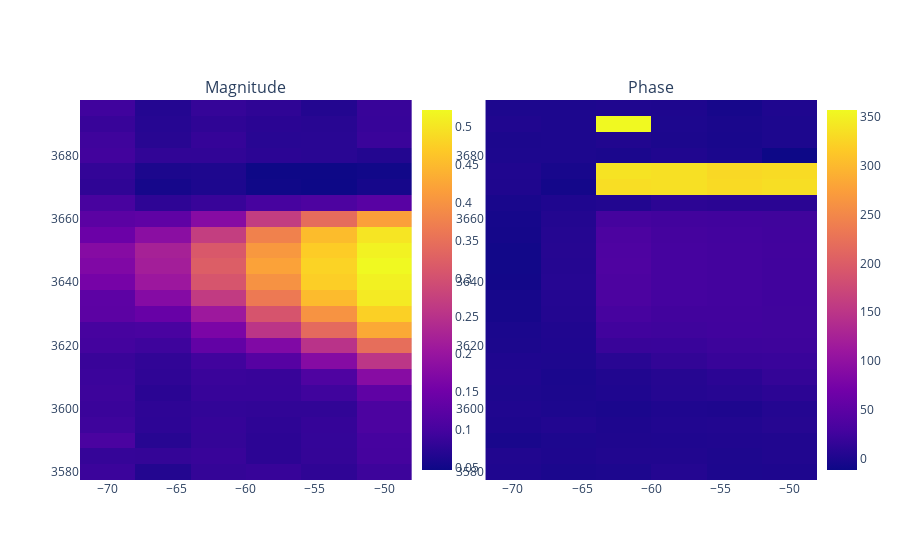

The notebook cell saved with this chart:
### Code cell
fig = make_subplots(rows=1, cols=2, subplot_titles=("Magnitude","Phase"))
fig.add_trace(go.Heatmap(x=lopower_array,y=qubitFreq_array,z=mags, colorbar=dict(x=.45,len=1)))
fig.add_trace(go.Heatmap(x=lopower_array,y=qubitFreq_array,z=phases, colorbar=dict(x=1,len=1)),row=1,col=2)
fig.show()

### Figure 1 — Plotly figure (JSON) as saved in the notebook; plotly's stock layout.template omitted (floating-point values rounded to 4 significant figures; data arrays with more than 128 entries replaced by an {"elided": "..."} marker saying what was removed)
{"data": [{"colorbar": {"len": 1, "x": 0.45}, "type": "heatmap", "x": [-50, -54, -58, -62, -66, -70], "y": [3580, 3585, 3590, 3595, 3600, 3605, 3610, 3615, 3620, 3625, 3630, 3635, 3640, 3645, 3650, 3655, 3660, 3665, 3670, 3675, 3680, 3685, 3690, 3695], "z": {"elided": "24x6 float values"}}, {"colorbar": {"len": 1, "x": 1}, "type": "heatmap", "x": [-50, -54, -58, -62, -66, -70], "xaxis": "x2", "y": [3580, 3585, 3590, 3595, 3600, 3605, 3610, 3615, 3620, 3625, 3630, 3635, 3640, 3645, 3650, 3655, 3660, 3665, 3670, 3675, 3680, 3685, 3690, 3695], "yaxis": "y2", "z": {"elided": "24x6 float values"}}], "layout": {"annotations": [{"font": {"size": 16}, "showarrow": false, "text": "Magnitude", "x": 0.225, "xanchor": "center", "xref": "paper", "y": 1, "yanchor": "bottom", "yref": "paper"}, {"font": {"size": 16}, "showarrow": false, "text": "Phase", "x": 0.775, "xanchor": "center", "xref": "paper", "y": 1, "yanchor": "bottom", "yref": "paper"}], "xaxis": {"anchor": "y", "domain": [0, 0.45]}, "xaxis2": {"anchor": "y2", "domain": [0.55, 1]}, "yaxis": {"anchor": "x", "domain": [0, 1]}, "yaxis2": {"anchor": "x2", "domain": [0, 1]}}}
